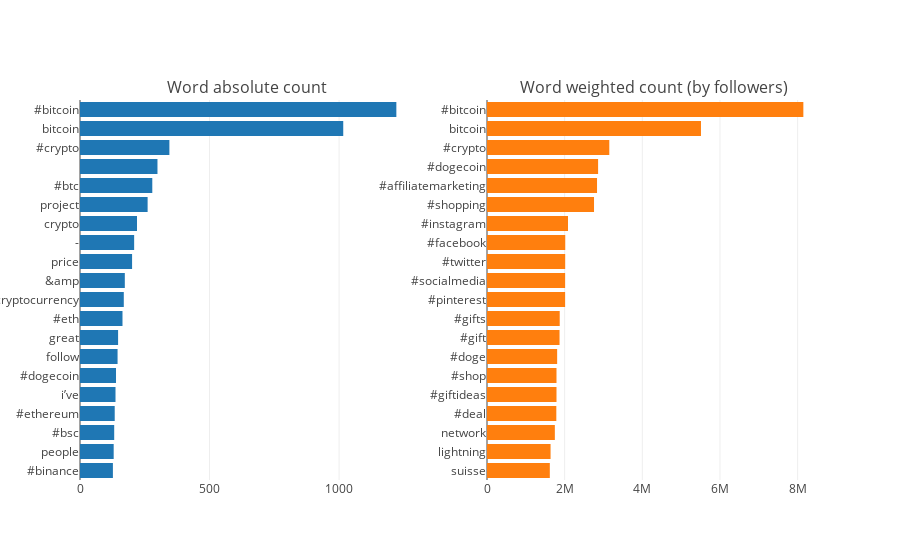

The notebook cell saved with this chart:
### Code cell
fig = make_subplots(rows=1, cols=2, column_widths=[50, 50],
                    subplot_titles=['Word absolute count', 'Word weighted count (by followers)'])

fig.add_bar(x=word_freq_df.sort_values('abs_freq', ascending=False)['abs_freq'][:20][::-1],
            y=word_freq_df.sort_values('abs_freq', ascending=False)['word'][:20][::-1],
            orientation='h', row=1, col=1, showlegend=False)

fig.add_bar(x=word_freq_df['wtd_freq'][:20][::-1],
            y=word_freq_df['word'][:20][::-1],
            orientation='h', row=1, col=2, showlegend=False)


fig.layout.height = 700
fig.layout.template = 'none'

fig

### Figure 1 — Plotly figure (JSON) as saved in the notebook; plotly's stock layout.template omitted (floating-point values rounded to 4 significant figures)
{"data": [{"orientation": "h", "showlegend": false, "type": "bar", "x": [127, 130, 132, 134, 137, 139, 145, 147, 164, 169, 173, 201, 209, 220, 261, 279, 299, 345, 1016, 1221], "xaxis": "x", "y": ["#binance", "people", "#bsc", "#ethereum", "i’ve", "#dogecoin", "follow", "great", "#eth", "#cryptocurrency", "&amp", "price", "-", "crypto", "project", "#btc", "", "#crypto", "bitcoin", "#bitcoin"], "yaxis": "y"}, {"orientation": "h", "showlegend": false, "type": "bar", "x": [1617977, 1637261, 1747315, 1785180, 1789710, 1789710, 1806730, 1868245, 1872775, 2011725, 2012031, 2013537, 2015047, 2086032, 2756305, 2833632, 2861301, 3149775, 5510788, 8147368], "xaxis": "x2", "y": ["suisse", "lightning", "network", "#deal", "#giftideas", "#shop", "#doge", "#gift", "#gifts", "#pinterest", "#socialmedia", "#twitter", "#facebook", "#instagram", "#shopping", "#affiliatemarketing", "#dogecoin", "#crypto", "bitcoin", "#bitcoin"], "yaxis": "y2"}], "layout": {"annotations": [{"font": {"size": 16}, "showarrow": false, "text": "Word absolute count", "x": 0.225, "xanchor": "center", "xref": "paper", "y": 1, "yanchor": "bottom", "yref": "paper"}, {"font": {"size": 16}, "showarrow": false, "text": "Word weighted count (by followers)", "x": 0.775, "xanchor": "center", "xref": "paper", "y": 1, "yanchor": "bottom", "yref": "paper"}], "autosize": true, "xaxis": {"anchor": "y", "autorange": true, "domain": [0, 0.45], "range": [0, 1285.0], "type": "linear"}, "xaxis2": {"anchor": "y2", "autorange": true, "domain": [0.55, 1], "range": [0, 8576000.0], "type": "linear"}, "yaxis": {"anchor": "x", "autorange": true, "domain": [0, 1], "range": [-0.5, 19.5], "type": "category"}, "yaxis2": {"anchor": "x2", "autorange": true, "domain": [0, 1], "range": [-0.5, 19.5], "type": "category"}}}
